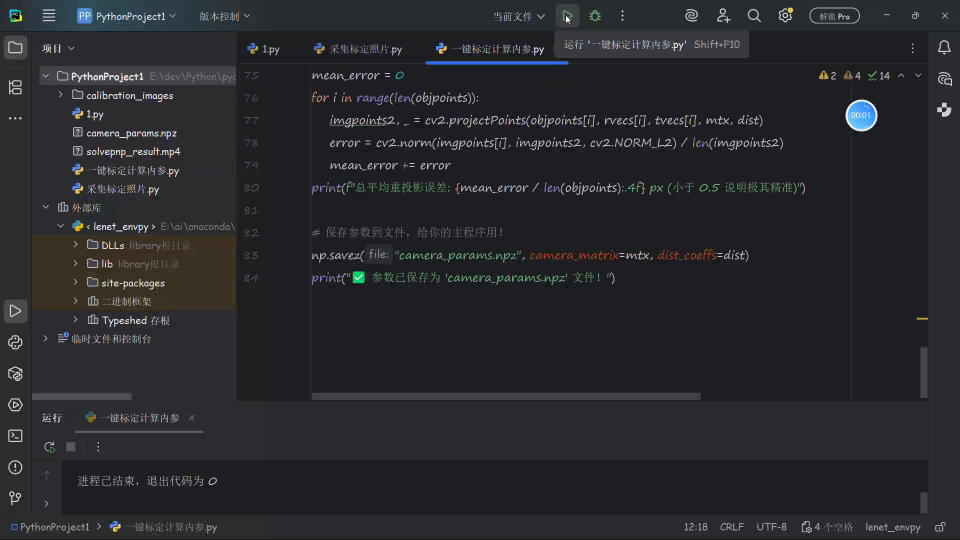
#> input picture frame 12 of solvepnp_pose/一键标定计算内参数.mp4, 1920 x 1080 px, given in place of the camera (shown at 1/2 size)
$ python '物体的三维位姿情况展示.py'
#> lines starting #> are read from the running program, lines starting #| are printed output that depends on the picture; after the words box and inside, x2 and y2 are one past the last pixel; in counts of white or black regions, pixels touching at a corner belong together
import cv2
import numpy as np
import os  # 新增了 os 模块，用于检查文件是否存在

# =========================
# 1. 真实矩形尺寸，单位：mm
# =========================
RECT_W = 100.0  # 矩形真实宽度，单位 mm
RECT_H = 70.0   # 矩形真实高度，单位 mm

# =========================
# 2. 是否保存视频
# =========================
SAVE_VIDEO = True
OUTPUT_PATH = "solvepnp_result.mp4"
CALIBRATION_FILE = "camera_params.npz" # 标定文件路径


def order_points(pts):
    pts = np.array(pts, dtype=np.float32)
    s = pts.sum(axis=1)
    diff = np.diff(pts, axis=1).reshape(-1)

    left_up = pts[np.argmin(s)]
    right_down = pts[np.argmax(s)]
    right_up = pts[np.argmin(diff)]
    left_down = pts[np.argmax(diff)]

    return np.array([left_up, right_up, right_down, left_down], dtype=np.float32)


def find_rectangle_corners(frame):
    gray = cv2.cvtColor(frame, cv2.COLOR_BGR2GRAY)
    clahe = cv2.createCLAHE(clipLimit=2.0, tileGridSize=(8, 8))
    gray_enhanced = clahe.apply(gray)
    blur = cv2.GaussianBlur(gray_enhanced, (5, 5), 0)

    binary = cv2.adaptiveThreshold(
        blur, 255, cv2.ADAPTIVE_THRESH_GAUSSIAN_C, cv2.THRESH_BINARY_INV, 31, 9
    )

    kernel3 = np.ones((3, 3), np.uint8)
    kernel5 = np.ones((5, 5), np.uint8)
    binary = cv2.morphologyEx(binary, cv2.MORPH_CLOSE, kernel5, iterations=1)
    binary = cv2.morphologyEx(binary, cv2.MORPH_OPEN, kernel3, iterations=1)

    contours, _ = cv2.findContours(
        binary, cv2.RETR_EXTERNAL, cv2.CHAIN_APPROX_SIMPLE
    )

    best_quad = None
    best_score = -1

    frame_area = frame.shape[0] * frame.shape[1]
    min_area = max(100, frame_area * 0.0005)
    expected_ratio = max(RECT_W, RECT_H) / min(RECT_W, RECT_H)

    for contour in contours:
        area = cv2.contourArea(contour)
        if area < min_area:
            continue

        perimeter = cv2.arcLength(contour, True)
        if perimeter == 0:
            continue

        quad = None
        for eps_multiplier in [0.015, 0.02, 0.035]:
            approx = cv2.approxPolyDP(contour, eps_multiplier * perimeter, True)
            if len(approx) == 4 and cv2.isContourConvex(approx):
                quad = approx.reshape(4, 2).astype(np.float32)
                break

        if quad is not None:
            ordered = order_points(quad)
            side_w = (np.linalg.norm(ordered[1] - ordered[0]) + np.linalg.norm(ordered[2] - ordered[3])) / 2
            side_h = (np.linalg.norm(ordered[3] - ordered[0]) + np.linalg.norm(ordered[2] - ordered[1])) / 2

            if min(side_w, side_h) < 5:
                continue

            current_ratio = max(side_w, side_h) / min(side_w, side_h)
            ratio_error = abs(current_ratio - expected_ratio) / expected_ratio

            if ratio_error < 0.45:
                score = area * (1.0 - ratio_error)
                if score > best_score:
                    best_score = score
                    best_quad = ordered

    if best_quad is None:
        return None, binary

    h, w = gray.shape
    best_quad[:, 0] = np.clip(best_quad[:, 0], 0, w - 1)
    best_quad[:, 1] = np.clip(best_quad[:, 1], 0, h - 1)

    criteria = (cv2.TERM_CRITERIA_EPS + cv2.TERM_CRITERIA_MAX_ITER, 30, 0.001)
    best_quad = cv2.cornerSubPix(
        gray, best_quad.reshape(-1, 1, 2), (5, 5), (-1, -1), criteria
    )

    return best_quad.reshape(4, 2), binary


def draw_axes(frame, camera_matrix, dist_coeffs, rvec, tvec):
    axis_len = 50.0

    axis_points = np.float32([
        [0, 0, 0],
        [axis_len, 0, 0],
        [0, axis_len, 0],
        [0, 0, -axis_len],
    ])

    projected_points, _ = cv2.projectPoints(
        axis_points, rvec, tvec, camera_matrix, dist_coeffs
    )

    projected_points = projected_points.reshape(-1, 2).astype(int)

    origin = tuple(projected_points[0])
    x_point = tuple(projected_points[1])
    y_point = tuple(projected_points[2])
    z_point = tuple(projected_points[3])

    cv2.line(frame, origin, x_point, (0, 0, 255), 3)
    cv2.line(frame, origin, y_point, (0, 255, 0), 3)
    cv2.line(frame, origin, z_point, (255, 0, 0), 3)

    cv2.putText(frame, "X", x_point, cv2.FONT_HERSHEY_SIMPLEX, 0.8, (0, 0, 255), 2)
    cv2.putText(frame, "Y", y_point, cv2.FONT_HERSHEY_SIMPLEX, 0.8, (0, 255, 0), 2)
    cv2.putText(frame, "Z", z_point, cv2.FONT_HERSHEY_SIMPLEX, 0.8, (255, 0, 0), 2)


def main():
    cap = cv2.VideoCapture(0)

    if not cap.isOpened():
        print("摄像头打开失败，请检查摄像头编号。")
        return

    # ⚠️ 极度关键：强制设置分辨率为 1280x720，与标定时完全保持一致！
    cap.set(cv2.CAP_PROP_FRAME_WIDTH, 1280)
    cap.set(cv2.CAP_PROP_FRAME_HEIGHT, 720)

    ret, frame = cap.read()
#> frame is the input picture: shape (1080, 1920, 3); mean B, G, R 43.7, 40.8, 39.8
    if not ret:
        print("无法读取摄像头画面。")
        cap.release()
        return

    height, width = frame.shape[:2]
    print(f"当前摄像头实际分辨率: {width}x{height}")
#| 当前摄像头实际分辨率: 1920x1080

    # =========================
    # 3. 智能加载相机内参 (你心心念念的关键步骤！)
    # =========================
    if os.path.exists(CALIBRATION_FILE):
        calibration = np.load(CALIBRATION_FILE)
        camera_matrix = calibration["camera_matrix"].astype(np.float32)
        dist_coeffs = calibration["dist_coeffs"].astype(np.float32)
        print(f"✅ 已成功加载神级标定参数：{CALIBRATION_FILE}")
    else:
        print("❌ 未找到 camera_params.npz，使用不准确的盲猜内参！测距将严重失真！")
        fx = width
        fy = width
        cx = width / 2
        cy = height / 2

        camera_matrix = np.array([
            [fx, 0, cx],
            [0, fy, cy],
            [0, 0, 1],
        ], dtype=np.float32)
        dist_coeffs = np.zeros((5, 1), dtype=np.float32)

    # =========================
    # 4. 定义真实世界中的四个 3D 点
    # =========================
    object_points = np.array([
        [-RECT_W / 2, -RECT_H / 2, 0],
        [RECT_W / 2, -RECT_H / 2, 0],
        [RECT_W / 2, RECT_H / 2, 0],
        [-RECT_W / 2, RECT_H / 2, 0],
    ], dtype=np.float32)

    writer = None

    if SAVE_VIDEO:
        fourcc = cv2.VideoWriter_fourcc(*"mp4v")
        writer = cv2.VideoWriter(OUTPUT_PATH, fourcc, 20.0, (width, height))
        if not writer.isOpened():
            print("视频写入器打开失败，请检查输出路径、编码器或文件后缀。")
            writer = None

    print("程序已启动。按 q 退出。")

    while True:
        ret, frame = cap.read()
        if not ret:
            break

        corners, binary = find_rectangle_corners(frame)
#> in find_rectangle_corners, `gray_enhanced = clahe.apply(gray)`:
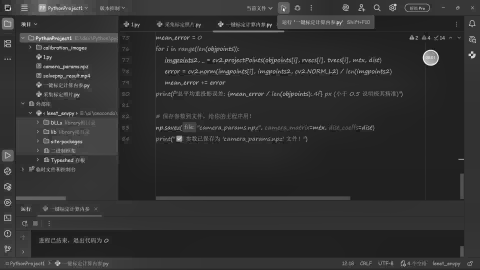
#> gray_enhanced: shape (1080, 1920) (shown at 1/4 size); min 1, max 255, mean 49
#> in find_rectangle_corners, `binary = cv2.adaptiveThreshold( blur, 255, cv2.ADAPTIVE_THRESH_GAUSSIA..`:
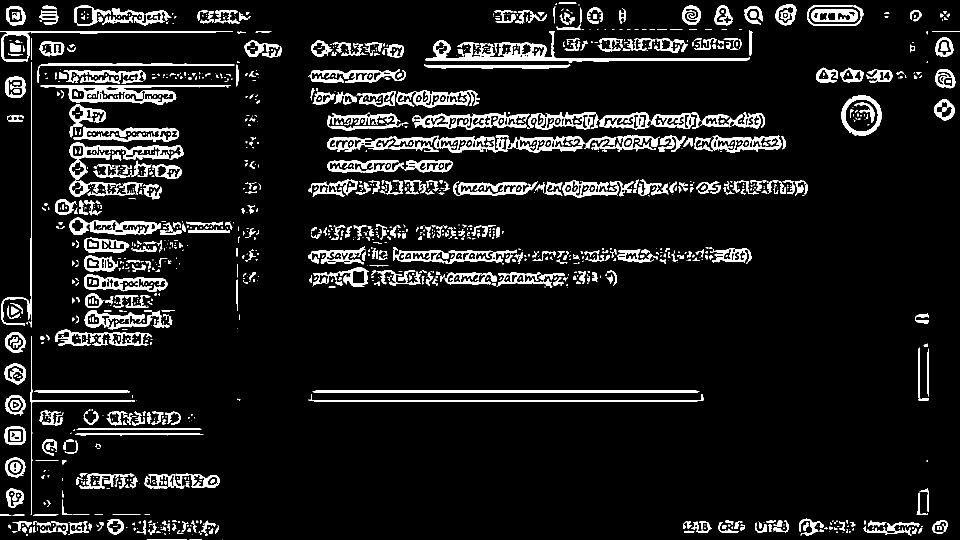
#> binary: shape (1080, 1920) (shown at 1/2 size); 8.7% white; 1391 white regions (792 under 20 px), largest, box (x1, y1, x2, y2) and area: (654, 270, 1170, 306) 7227, (851, 62, 1500, 126) 6858, (825, 224, 1192, 260) 5193
#> in find_rectangle_corners, `binary = cv2.morphologyEx(binary, cv2.MORPH_CLOSE, kernel5, iterations..`:
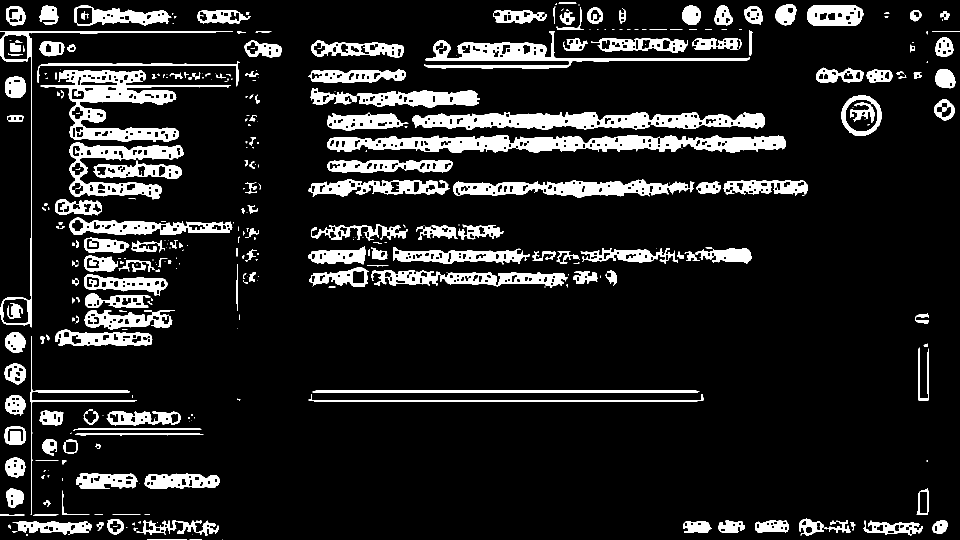
#> binary: shape (1080, 1920) (shown at 1/2 size); 12% white; 364 white regions (152 under 20 px), largest, box (x1, y1, x2, y2) and area: (654, 270, 1572, 306) 19864, (825, 224, 1530, 260) 15687, (81, 140, 462, 284) 14710
#> in find_rectangle_corners, `binary = cv2.morphologyEx(binary, cv2.MORPH_OPEN, kernel3, iterations=1)`:
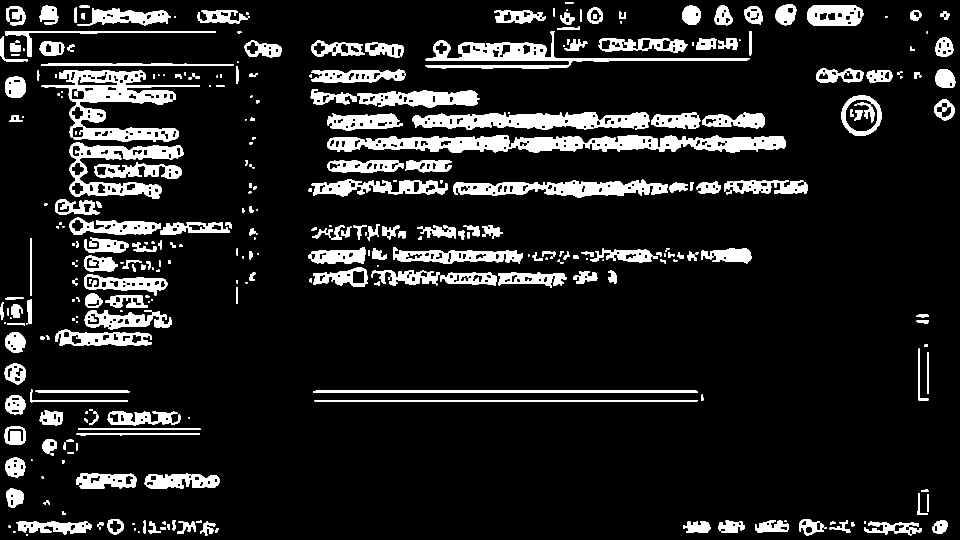
#> binary: shape (1080, 1920) (shown at 1/2 size); 11.4% white; 369 white regions (78 under 20 px)
#> in find_rectangle_corners, `contours, _ = cv2.findContours( binary, cv2.RETR_EXTERNAL, cv2.CHAIN_A..`: contours = 358 contours, 121 with area under 20; largest, box (x1, y1, x2, y2) and area: (83, 140, 400, 284) 16804, (654, 270, 1169, 306) 11730, (825, 224, 1300, 260) 11272, (851, 62, 1499, 137) 10552, (139, 285, 367, 398) 10168
#> the loop in find_rectangle_corners, `for contour in contours:` made 358 passes
#> (area, perimeter, pts in order_points, s in order_points, diff in order_points, side_w, side_h, current_ratio) on pass 54: (1338, 138.8, [[11, 858], [14, 887], [49, 884], [48, 857]], [869, 901, 933, 905], [847, 873, 835, 809], 36.07, 28.09, 1.28)
#> after the loop in find_rectangle_corners, `for contour in contours:`: best_score = 1202.9
#> in find_rectangle_corners, `best_quad = cv2.cornerSubPix( gray, best_quad.reshape(-1, 1, 2), (5, 5..`: best_quad = [[11, 858], [48, 857], [49, 884], [17.37, 882.5]]
#> corners = [[11, 858], [48, 857], [49, 884], [17.37, 882.5]]

        if corners is not None:
            image_points = corners.astype(np.float32)
#> image_points = [[11, 858], [48, 857], [49, 884], [17.37, 882.5]]

            flags = cv2.SOLVEPNP_IPPE if hasattr(cv2, "SOLVEPNP_IPPE") else cv2.SOLVEPNP_ITERATIVE

            success, rvec, tvec = cv2.solvePnP(
                object_points,
                image_points,
                camera_matrix,
                dist_coeffs,
                flags=flags,
            )
#> success = True; rvec = [0.188, 0.193, -0.0405]; tvec = [-2389.5, 850.1, 4940.2]

            if success:
                pts = image_points.astype(int)
#> pts = [[11, 858], [48, 857], [49, 884], [17, 882]]
                cv2.polylines(frame, [pts], True, (0, 255, 255), 2)
#> frame: shape (1080, 1920, 3); mean B, G, R 43.5, 40.8, 39.6

                for i, p in enumerate(pts):
                    cv2.circle(frame, tuple(p), 5, (255, 0, 255), -1)
                    cv2.putText(
                        frame,
                        str(i),
                        tuple(p),
                        cv2.FONT_HERSHEY_SIMPLEX,
                        0.7,
                        (255, 0, 255),
                        2,
                    )
#> this loop made 4 passes
#> frame: shape (1080, 1920, 3); mean B, G, R 43.6, 40.7, 39.6

                draw_axes(frame, camera_matrix, dist_coeffs, rvec, tvec)
#> in draw_axes, `axis_points = np.float32([ [0, 0, 0], [axis_len, 0, 0], [0, axis_len, ..`: axis_points = [[0, 0, 0], [50, 0, 0], [0, 50, 0], [0, 0, -50]]
#> in draw_axes, `projected_points, _ = cv2.projectPoints( axis_points, rvec, tvec, came..`: projected_points = [[31.31, 870.4], [48.58, 870.6], [34.14, 888.8], [18.5, 877.4]]
#> in draw_axes, `projected_points = projected_points.reshape(-1, 2).astype(int)`: projected_points = [[31, 870], [48, 870], [34, 888], [18, 877]]
#> in draw_axes, `origin = tuple(projected_points[0])`: origin = (31, 870)
#> in draw_axes, `x_point = tuple(projected_points[1])`: x_point = (48, 870)
#> in draw_axes, `y_point = tuple(projected_points[2])`: y_point = (34, 888)
#> in draw_axes, `z_point = tuple(projected_points[3])`: z_point = (18, 877)

                x, y, z = tvec.flatten()
#> x = -2389.5; y = 850.1; z = 4940.2
                cv2.putText(
                    frame,
                    f"tvec: x={x:.1f}mm y={y:.1f}mm z={z:.1f}mm",
                    (20, 40),
                    cv2.FONT_HERSHEY_SIMPLEX,
                    0.7,
                    (0, 255, 255),
                    2,
                )
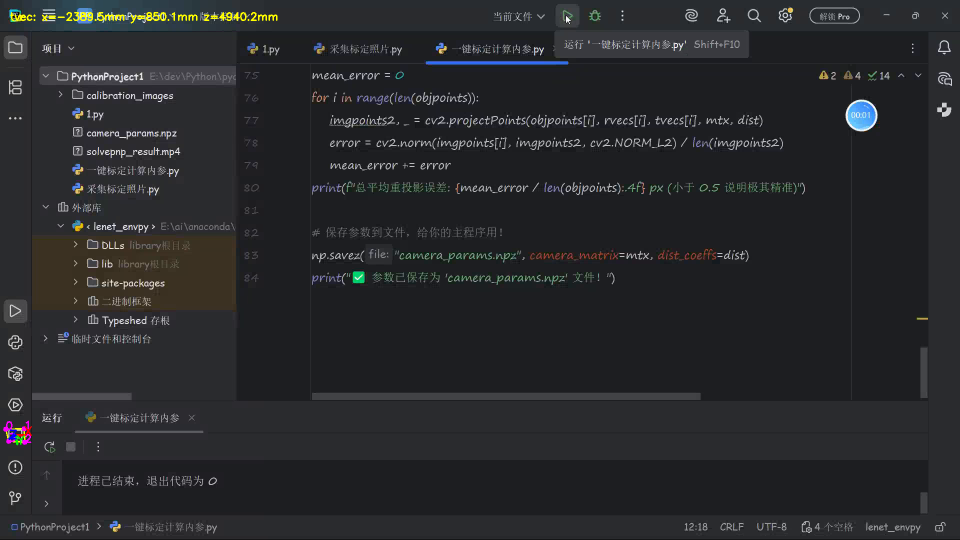
#> frame: shape (1080, 1920, 3) (shown at 1/2 size); mean B, G, R 43.4, 41, 39.9

        cv2.imshow("solvePnP Pose Estimation", frame)
        cv2.imshow("Binary", binary)

        if writer is not None:
            writer.write(frame)

        key = cv2.waitKey(1) & 0xFF
#> (key q is pressed here)
        if key == ord("q"):
            break

    cap.release()

    if writer is not None:
        writer.release()
        print(f"视频已保存到：{OUTPUT_PATH}")

    cv2.destroyAllWindows()


if __name__ == "__main__":
    main()

$ run again, starting later in the video
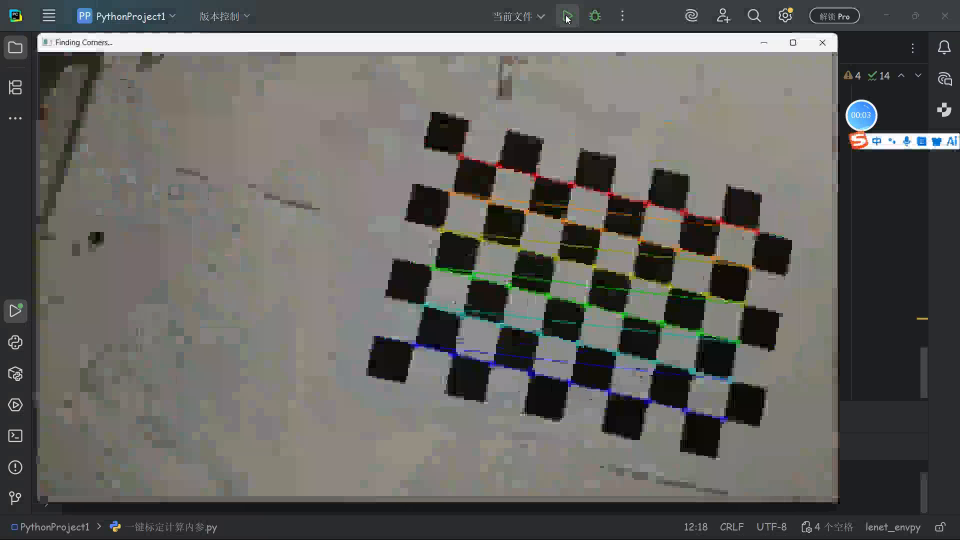
#> input picture frame 56 of solvepnp_pose/一键标定计算内参数.mp4, 1920 x 1080 px, given in place of the camera (shown at 1/2 size)
#> in main, frame is the input picture: shape (1080, 1920, 3); mean B, G, R 95.5, 98.6, 99.7
#| 当前摄像头实际分辨率: 1920x1080
#> in find_rectangle_corners, `binary = cv2.morphologyEx(binary, cv2.MORPH_OPEN, kernel3, iterations=1)`:
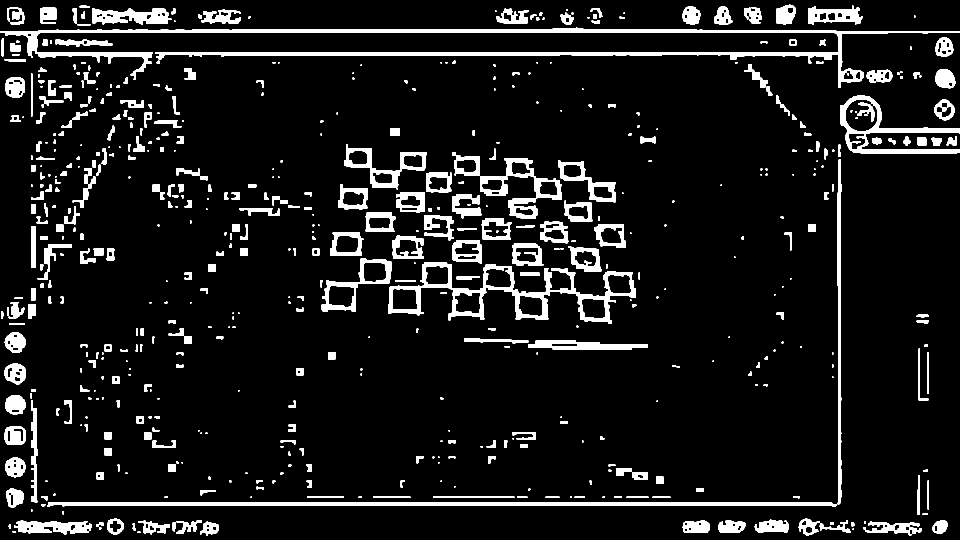
#> binary: shape (1080, 1920) (shown at 1/2 size); 8.9% white; 576 white regions (163 under 20 px)
#> contours = 568 contours, 205 with area under 20; largest, box (x1, y1, x2, y2) and area: (0, 55, 1920, 176) 24128, (776, 525, 1272, 648) 23000, (1681, 191, 1920, 308) 9445, (94, 1005, 1673, 1014) 8706, (642, 517, 784, 624) 6373
#> the loop in find_rectangle_corners, `for contour in contours:` made 568 passes
#> (area, perimeter, side_w, side_h, current_ratio, ratio_error, score, best_score) on passes 255, 258, 260, 271: (2427.5, 224.5, 54.78, 45.92, 1.19, 0.165, 2027, 2027), (2395.5, 212.9, 53.62, 41.74, 1.28, 0.101, 2154.1, 2154.1), (2387.5, 202.4, 54.89, 40.59, 1.35, 0.0535, 2259.8, 2259.8), (2692, 229.5, 58.5, 45.72, 1.28, 0.104, 2411.1, 2411.1)
#> after the loop in find_rectangle_corners, `for contour in contours:`: best_score = 2411.1
#> in find_rectangle_corners, `best_quad = cv2.cornerSubPix( gray, best_quad.reshape(-1, 1, 2), (5, 5..`: best_quad = [[667.3, 463.6], [719.2, 464], [723, 510], [660, 511.2]]
#> corners has the same summary as best_quad in find_rectangle_corners
#> image_points has the same summary as best_quad in find_rectangle_corners
#> success = True; rvec = [0.101, -0.695, 0.0127]; tvec = [-396.4, -78.24, 2846.8]
#> pts = [[667, 463], [719, 464], [723, 510], [659, 511]]
#> the loop in main, `for i, p in enumerate(pts):` made 4 passes
#> axis_points = [[0, 0, 0], [50, 0, 0], [0, 50, 0], [0, 0, -50]]
#> in draw_axes, `projected_points, _ = cv2.projectPoints( axis_points, rvec, tvec, came..`: projected_points = [[692.7, 487.2], [721.3, 487.1], [691.6, 520.8], [710.9, 489.8]]
#> in draw_axes, `projected_points = projected_points.reshape(-1, 2).astype(int)`: projected_points = [[692, 487], [721, 487], [691, 520], [710, 489]]
#> origin = (692, 487)
#> x_point = (721, 487)
#> y_point = (691, 520)
#> z_point = (710, 489)
#> x = -396.4; y = -78.24; z = 2846.8
#> in main, `cv2.putText( frame, f"tvec: x={x:.1f}mm y={y:.1f}mm z={z:.1f}mm", (20,..`:
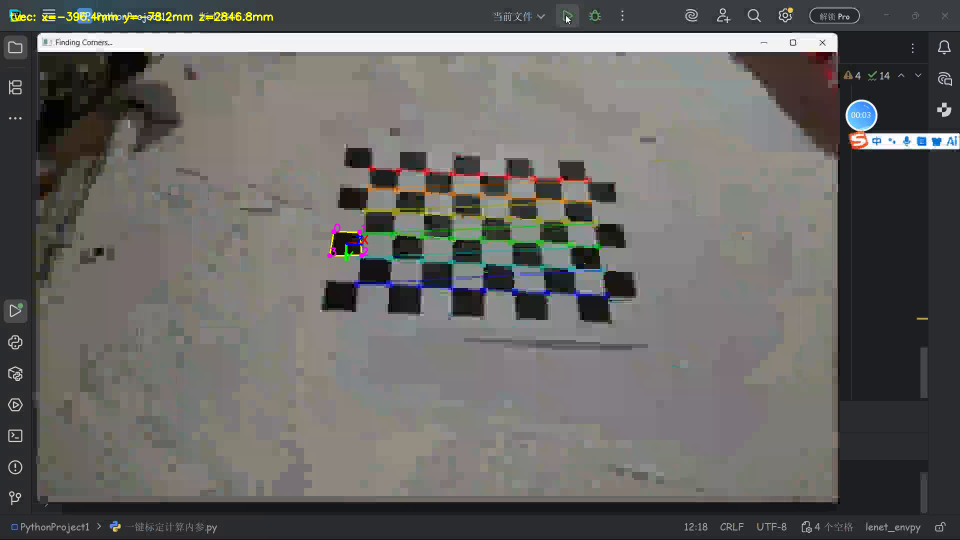
#> frame: shape (1080, 1920, 3) (shown at 1/2 size); mean B, G, R 99.8, 102.1, 103.4
